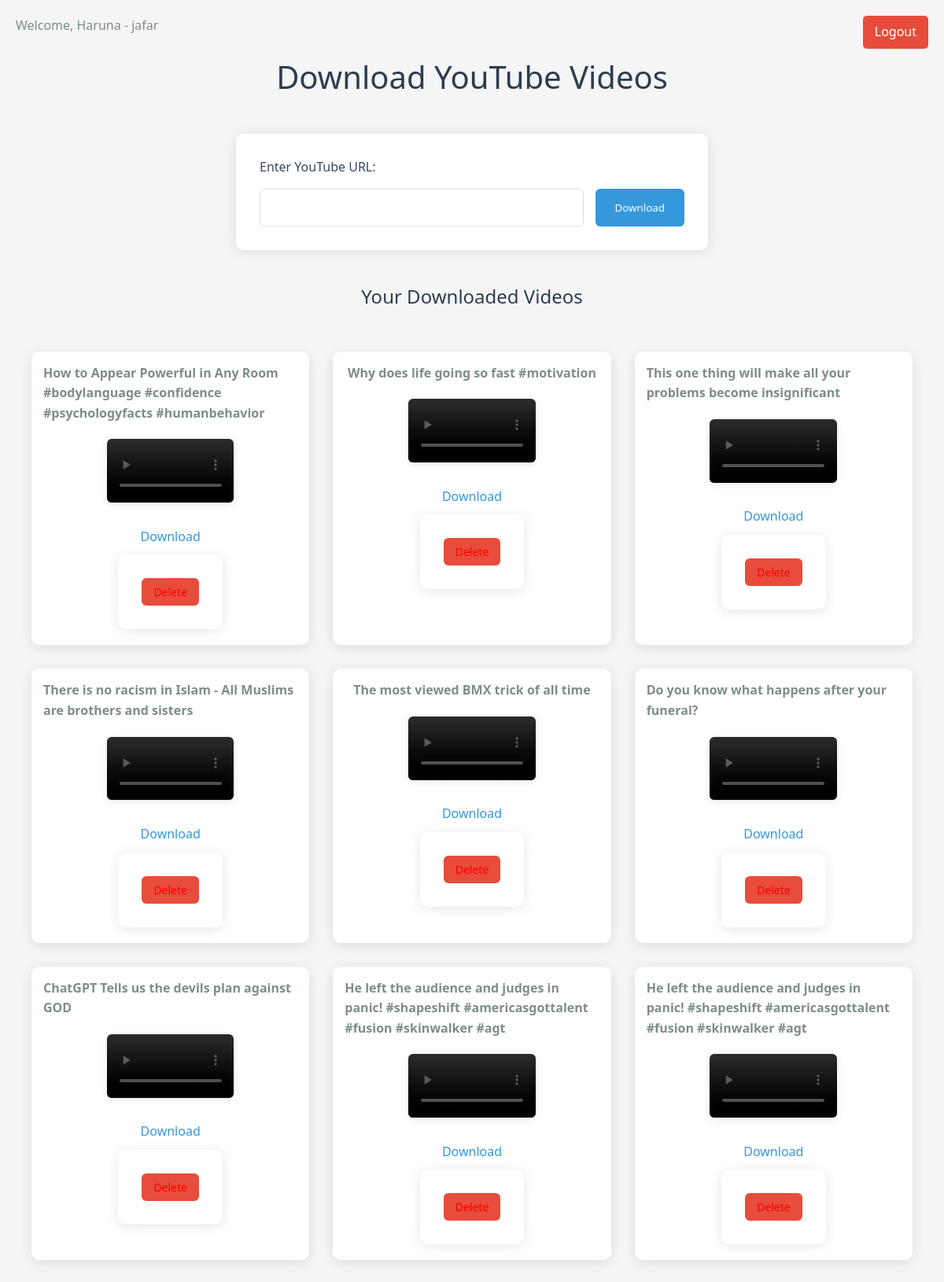
/you/ (signed in), run on the app's committed database.
### Apps/models.py (models this page shows, shortened)
class Video(models.Model):
    user = models.ForeignKey(User, on_delete=models.CASCADE)
    title = models.CharField(max_length=255)
    file = models.FileField(upload_to='videos/')
    uploaded_at = models.DateTimeField(auto_now_add=True)

### Apps/views.py (the view, shortened to what this page needs)
# urls.py: path('you/', views.youtube, name='youtube'),
def youtube(request):
    error_message = None
    videos = Video.objects.filter(user=request.user)
    return render(request, 'Apps/youtube.html', {
        'videos': videos,
        'error_message': error_message
    })

### Apps/templates/Apps/youtube.html (shortened to what this page needs)
<!DOCTYPE html>
<html lang="en">
<head>
    {% load static %}
    <link rel="stylesheet" type="text/css" href="{% static 'css/style.css' %}">
</head>
<body>
    {% if user.is_authenticated %}
        <a href="{% url 'user_logout' %}">Logout</a>
        <p>Welcome, {{ user.first_name }} - {{ user.last_name }}</p>
    {% endif %}
    <h1>Download YouTube Videos</h1>
    <form method="post">
        <label for="link">Enter YouTube URL:</label>
        <input type="text" id="link" name="link" required>
        <button type="submit">Download</button>
    </form>
    <h2>Your Downloaded Videos</h2>
    {% if videos %}
        <ul>
            {% for video in videos %}
                <li>
                    <p><strong>{{ video.title }}</strong></p>
                    <video width="400" controls>
                        <source src="{{ video.file.url }}" type="video/mp4">
                    </video>
                    <br>
                    <a href="{{ video.file.url }}" download>Download</a>
                    <form action="{% url 'delete_video' video.id %}" method="post" style="display: inline;">
                        <button type="submit" style="color: red;">Delete</button>
                    </form>
                </li>
            {% endfor %}
        </ul>
    {% else %}
        <p>No videos downloaded yet.</p>
    {% endif %}
</body>
</html>

### Apps/static/Apps/css/style.css (style rules this page uses)
* { margin: 0; padding: 0; box-sizing: border-box; font-family: 'Segoe UI', Tahoma, Geneva, Verdana, sans-serif; }
body { background-color: #f5f5f5; color: #333; line-height: 1.6; padding: 20px; }
h1, h2 { color: #2c3e50; text-align: center; margin-bottom: 30px; font-weight: 300; }
h1 { font-size: 2.5em; margin-top: 20px; }
form { max-width: 600px; margin: 40px auto; padding: 30px; background: white; border-radius: 10px; box-shadow: 0 2px 15px rgba(0, 0, 0, 0.1); display: flex; flex-wrap: wrap; gap: 15px; }
label { width: 100%; font-weight: 500; color: #34495e; }
input[type="text"] { flex: 1; padding: 12px; border: 1px solid #ddd; border-radius: 6px; font-size: 16px; transition: border-color 0.3s ease; }
button { padding: 12px 25px; background-color: #3498db; color: white; border: none; border-radius: 6px; cursor: pointer; transition: background-color 0.3s ease, transform 0.2s ease; }
ul { list-style: none; display: grid; grid-template-columns: repeat(auto-fit, minmax(300px, 1fr)); gap: 30px; padding: 20px; }
li { background: white; border-radius: 10px; padding: 15px; box-shadow: 0 3px 15px rgba(0, 0, 0, 0.1); transition: transform 0.3s ease, box-shadow 0.3s ease; display: flex; flex-direction: column; align-items: center; }
video { width: 50%; height: auto; border-radius: 6px; box-shadow: 0 2px 10px rgba(0, 0, 0, 0.1); transition: transform 0.3s ease; }
a { color: #3498db; text-decoration: none; transition: color 0.3s ease; }
form[style] button { background-color: #e74c3c; padding: 8px 15px; font-size: 14px; }
p { text-align: left; margin-bottom: 20px; color: #7f8c8d; }
a[href*="logout"] { position: absolute; top: 20px; right: 20px; background: #e74c3c; color: white; padding: 8px 15px; border-radius: 5px; }
li > form, li > a { display: inline-block; margin: 5px 0; }

### data on the page
Video: title "How to Appear Powerful in Any Room #bodylanguage #confidence #psychologyfacts #humanbehavior"
Video: title "Why does life going so fast #motivation"
Video: title "This one thing will make all your problems become insignificant"
Video: title "There is no racism in Islam - All Muslims are brothers and sisters"
Video: title "The most viewed BMX trick of all time"
Video: title "Do you know what happens after your funeral?"
Video: title "ChatGPT Tells us the devils plan against GOD"
Video: title "He left the audience and judges in panic! #shapeshift #americasgottalent #fusion #skinwalker #agt"
Video: title "He left the audience and judges in panic! #shapeshift #americasgottalent #fusion #skinwalker #agt"

### other printed values
{{ user.first_name }} "Haruna"
{{ user.last_name }} "jafar"
